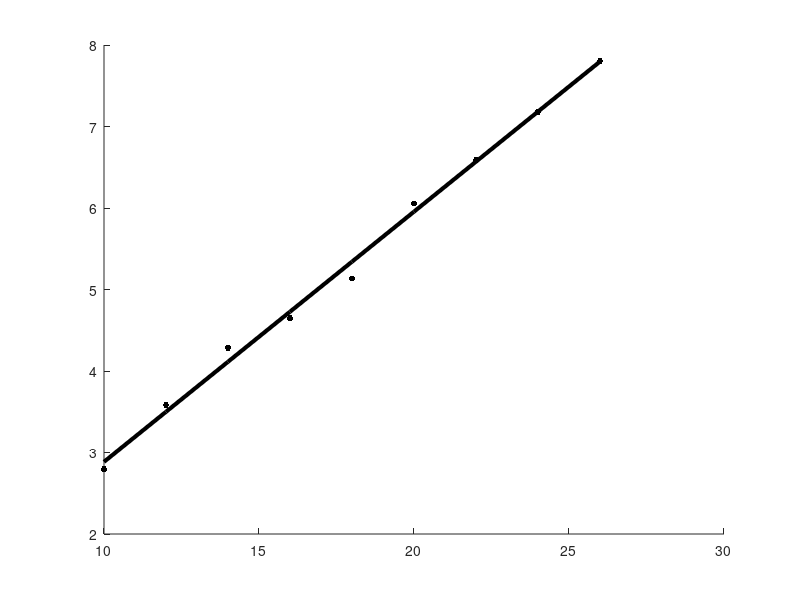

The MATLAB source for this figure:
u =(10:2:26);
i =[0.065 0.081 0.099 0.117 0.137 0.156 0.177 0.200 0.220];
v1=[2.795 3.582 4.286 4.648 5.133 6.056 6.587 7.180 7.803];
r=0.5*103.84*10^(-3);
s=pi*r*r;
rho=1.185;
p0=u.*i
p1=0.5.*rho.*s.*(v1.^3)
ita=p1./p0

uv=scatter(u, v1, 200, 'k', '.');
hold on;


M=[u' ones(9,1)];
k=M\(v1');
v1pre=(M*k)';

plot(u, v1pre, '-k', 'LineWidth', 3);

